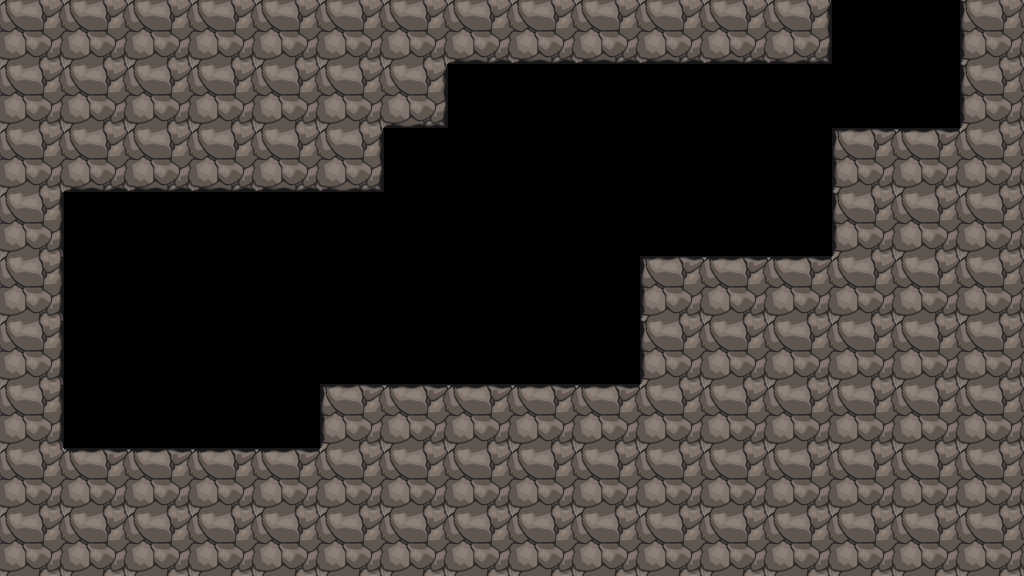

This game map was drawn from its Tiled (.tmx) file and the tilesets committed beside it. A one-line description and the full map source follow:
An orthogonal 16x9 tile map with 64x64 px tiles, 1 tile layer (tile), 1 hidden layer not drawn, 6 tilesets and 3 objects (ColorchipGreen, Exit, Img).

<map version="1.0" orientation="orthogonal" width="16" height="9" tilewidth="64" tileheight="64">
 <properties>
  <property name="bg" value="bg1" />
  <property name="bgParallaxX" value=".7" />
  <property name="bgParallaxY" value=".7" />
  <property name="music" value="title" />
 </properties>
 <tileset firstgid="1" source="tiles/black_tiles.tsx" />
 <tileset firstgid="50" source="tiles/white_tiles.tsx" />
 <tileset firstgid="99" source="tiles/mixed_tiles.tsx" />
 <tileset firstgid="211" source="tiles/glass_tiles.tsx" />
 <tileset firstgid="260" source="tiles/black_indestructable.tsx" />
 <tileset firstgid="310" source="tiles/sand_tiles.tsx" />
 <layer name="backTile" width="16" height="9" visible="0">
  <data encoding="csv">
0,0,0,0,0,0,0,0,0,0,0,0,0,0,0,0,
0,0,0,0,0,0,0,0,0,0,0,0,0,0,0,0,
0,0,0,0,0,0,0,0,0,0,0,0,0,0,0,0,
0,0,0,0,0,0,0,0,0,0,0,0,0,0,0,0,
0,0,0,0,0,0,0,0,0,0,0,0,0,0,0,0,
0,0,0,0,0,0,0,0,0,0,0,0,0,0,0,0,
0,0,0,0,0,0,0,0,0,0,0,0,0,0,0,0,
0,0,0,0,0,0,0,0,0,0,0,0,0,0,0,0,
0,0,0,0,0,0,0,0,0,0,0,0,0,0,0,0
</data>
 </layer>
 <objectgroup name="obj" width="16" height="9">
  <object type="ColorchipGreen" x="128" y="384" />
 </objectgroup>
 <layer name="tile" width="16" height="9">
  <data encoding="csv">
3,7,14,2,49,49,7,38,38,38,38,38,39,0,0,23,
1,21,21,49,7,1,39,0,0,0,0,0,0,0,0,23,
1,38,38,38,38,39,0,0,0,0,0,0,0,16,10,1,
26,0,0,0,0,0,0,0,0,0,0,0,0,23,3,42,
25,0,0,0,0,0,0,0,0,0,16,10,10,49,14,42,
25,0,0,0,0,0,0,0,0,0,22,28,14,4,42,42,
25,0,0,0,0,16,10,10,17,17,1,49,7,2,1,4,
6,17,17,10,10,7,42,7,2,1,5,2,14,42,21,1,
6,3,3,21,14,6,35,49,3,7,5,49,7,4,1,28
</data>
 </layer>
 <objectgroup name="front" width="16" height="9">
  <object type="Exit" x="832" y="0" width="128" height="44">
   <properties>
    <property name="mapTo" value="landedAgain" />
   </properties>
  </object>
  <object name="artifact" type="Img" x="704" y="320" />
 </objectgroup>
</map>
